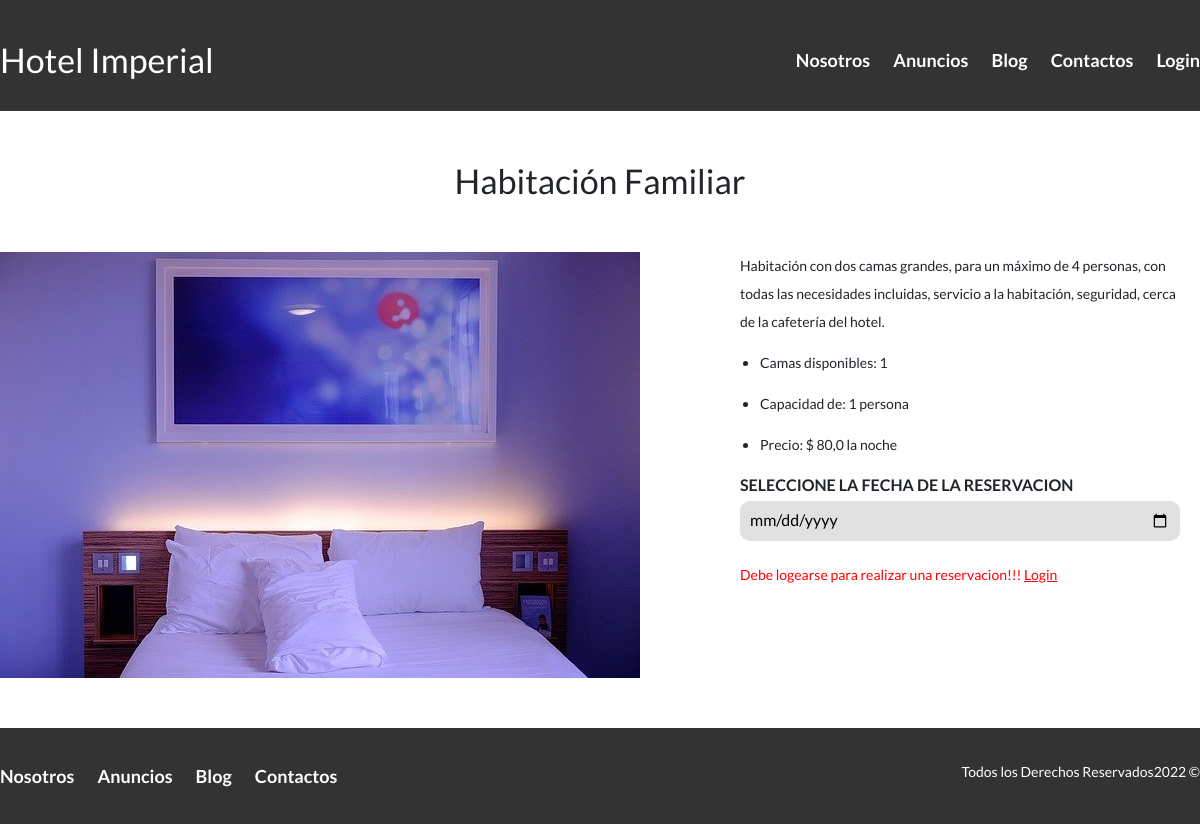
The app's page /anuncio/Habitación Familiar with its own data.
### Hotel/models.py (models this page shows, shortened)
class Room (models.Model):
    title = models.CharField(max_length=100, verbose_name="Titulo")
    description = models.TextField(verbose_name="Descripcion")
    price = models.FloatField(verbose_name="Precio")
    image = models.ImageField(verbose_name="Imagen", upload_to= "rooms")
    NumPeople = models.IntegerField(verbose_name="Numero de Personas")
    NumRoom = models.IntegerField(verbose_name="Numero de Habitaciones")
    created = models.DateTimeField(auto_now_add=True, verbose_name="Fecha de Creacion")
    updated = models.DateTimeField(auto_now=True, verbose_name="Fecha de Modificacion")
    class Meta:
        verbose_name = 'Habitacion'
        verbose_name_plural = 'Habitaciones'
        ordering = ["-created"]

### Hotel/views.py (the view, shortened to what this page needs)
# urls.py: path('anuncio/<titulo>', anuncio.as_view(), name="anuncio"),
class anuncio(TemplateView):
    template_name = 'hotel/Anuncio.html'
    def get(selt, request, titulo):
        fec = datetime.today()+timedelta(days=1)
        fecha = fec.strftime('%Y-%m-%d')
        room = Room.objects.filter(title = titulo)
        return render(request, selt.template_name,{'room':room, 'fecha':fecha})

### Hotel/templates/hotel/Anuncio.html (shortened to what this page needs)
{% extends 'core/base.html' %}
{% block header %}site-header{% endblock %}
{% block content %}
{% load static %}
{% for room in room %}
<div class="reservar">
    <h2 class="fw-300 centrar-texto">{{room.title}}</h2>
    <div class="contenedor-anuncio contenedor">
        <img src="{{room.image.url}}" alt="Anuncios">
        <div class="informacion">
            <div>
                <div>
                    <p>{{room.description}}</p>
                </div>
                <ul>
                    <li>
                        <p>Camas disponibles: {{room.NumRoom}}</p>
                    </li>
                    <li>
                        <p>Capacidad de: {{room.NumPeople}} persona</p>
                    </li>
                   <li>
                        <p> Precio: $ {{room.price}} la noche</p>
                    </li>
                </ul>
                <form action="" method="post">
                    <label for="">Seleccione la fecha de la reservacion</label>
                    <input type="date" name="date" required min="{{fecha}}">
                    {% if user.is_authenticated %}
                    <button type="submit" class="boton boton-amarillo">Reservar</button>
                    {% else %}
                    <p style="color: red;">Debe logearse para realizar una reservacion!!!
                    <a style="color: red;" href="{% url 'login' %}">Login</a></p>
                    {% endif %}
                </form>
            </div>
        </div>
    </div>
</div>
{% endfor %}
{% endblock %}

### core/static/core/Css/Estilos.css (style rules this page uses)
html { box-sizing: border-box; font-size: 62.5%; }
*, *:before, *:after { box-sizing: inherit; }
body { font-family: 'Lato', sans-serif; font-size: 1.6rem; line-height: 2; }
img { max-width: 100%; }
.contenedor { max-width: 120rem; margin: 0 auto; }
h2 { font-size: 3.4rem; }
p { font-size: 1.4rem; }
.centrar-texto { text-align: center; }
.contenedor-anuncio { display: flex; justify-content: space-between; }
label { display: block; font-weight: 700; text-transform: uppercase; }
input:not([type="submit"]),textarea, select { padding: 1rem; display: block; width: 100%; background-color: #e1e1e1; margin-bottom: 2rem; border: none; border-radius: 1rem; }
.informacion { margin: 0 2rem 0 10rem; display: flex; flex-direction: column; }
.reservar { margin: 5rem 0; }
.reservar h2 { margin: 5rem 0; }

### records on screen
Room: title "Habitación Familiar", image (picture), description "Habitación con dos camas grandes, para un máximo de 4 personas, con todas las necesidades incluidas, servicio a la habitación, seguridad, cerca de la cafetería del hotel.", NumRoom "1", NumPeople "1", price "80,0"
